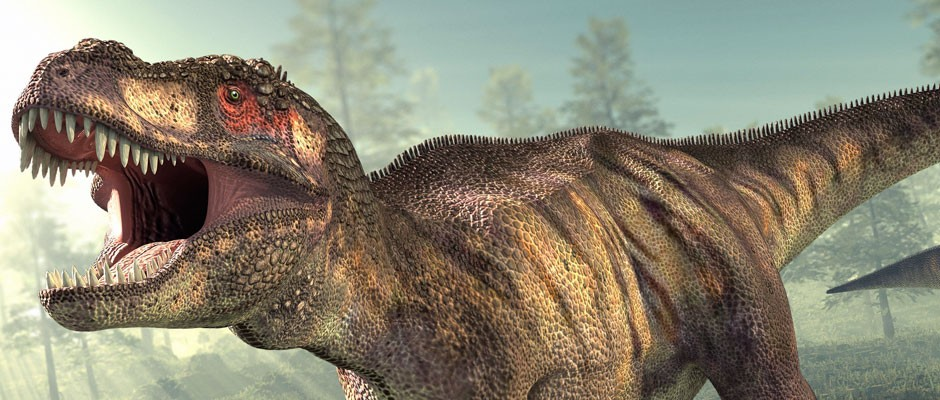
#> input picture dino.jpg, 940 x 400 px
$ python grayscale_histogram.py
#> lines starting #> are read from the running program, lines starting #| are printed output that depends on the picture
from matplotlib import pyplot as plt
import cv2

image_path = "dino.jpg"
cv2_image = cv2.imread(image_path)
#> cv2_image is the input picture: shape (400, 940, 3); mean B, G, R 115.3, 133.1, 138.2

print(cv2_image.shape)
#| (400, 940, 3)
cv2.imshow("Original", cv2_image)
cv2.waitKey(0)

img_grayscale = cv2.cvtColor(cv2_image, cv2.COLOR_BGR2GRAY)
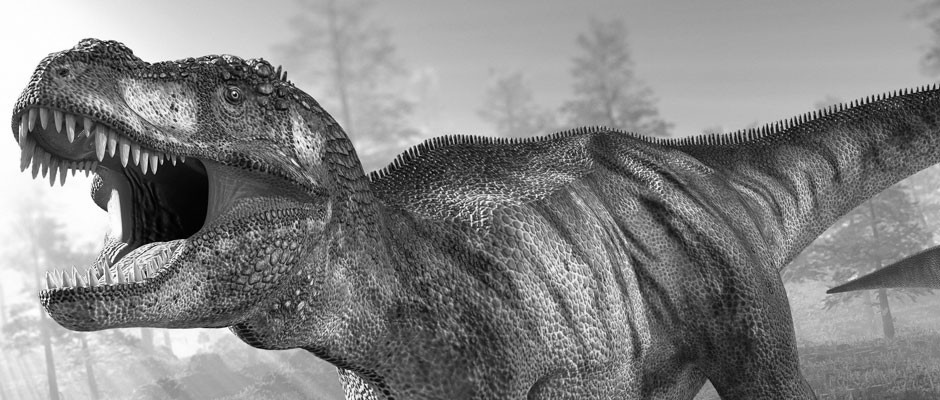
#> img_grayscale: shape (400, 940); min 0, max 255, mean 132.6
cv2.imshow("Grayscale", img_grayscale)
cv2.waitKey(0)

histogram = cv2.calcHist(img_grayscale, [0], None, [256], [0, 256])
#> histogram = 256 values, max 67 at index 154, min 0 at index 0, mean 3.67
plt.figure()
plt.title("Grayscale Histogram")
plt.xlabel("Bins")
plt.ylabel("# of Pixels")
plt.plot(histogram)
plt.xlim([0, 256])
plt.show()
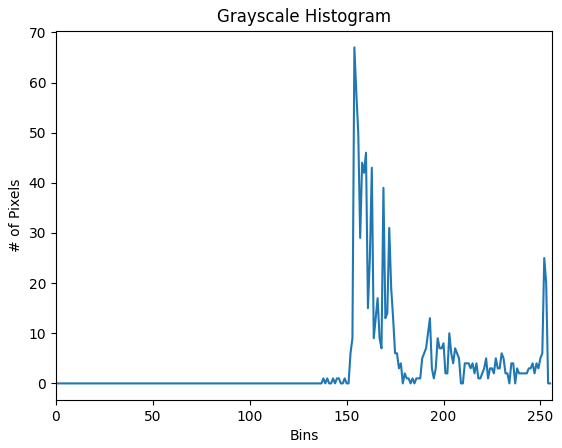
#> figure drawn by matplotlib, 1 panel; curve peaks at x = 154, y = 67
cv2.waitKey(0)
